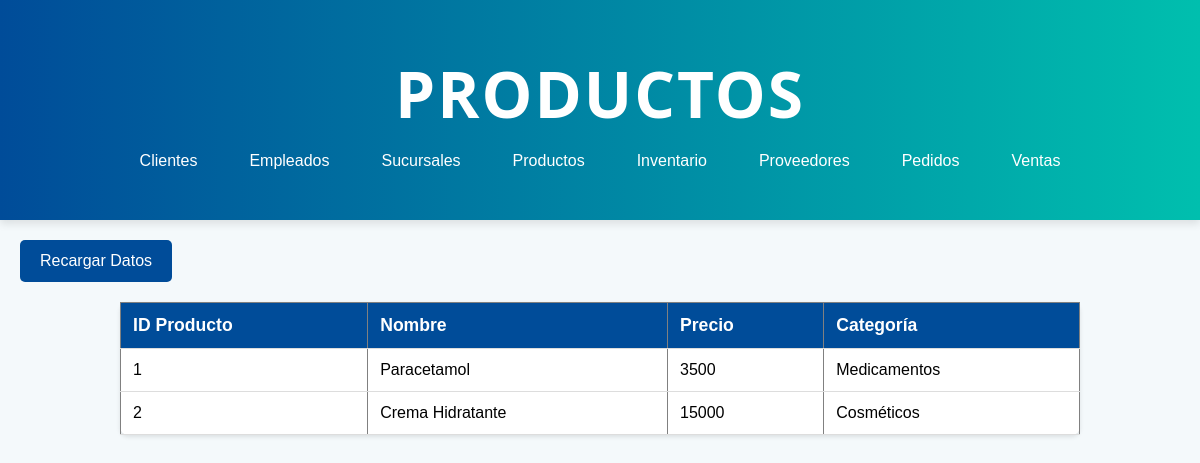
Page /producto.php on the earlier database version.
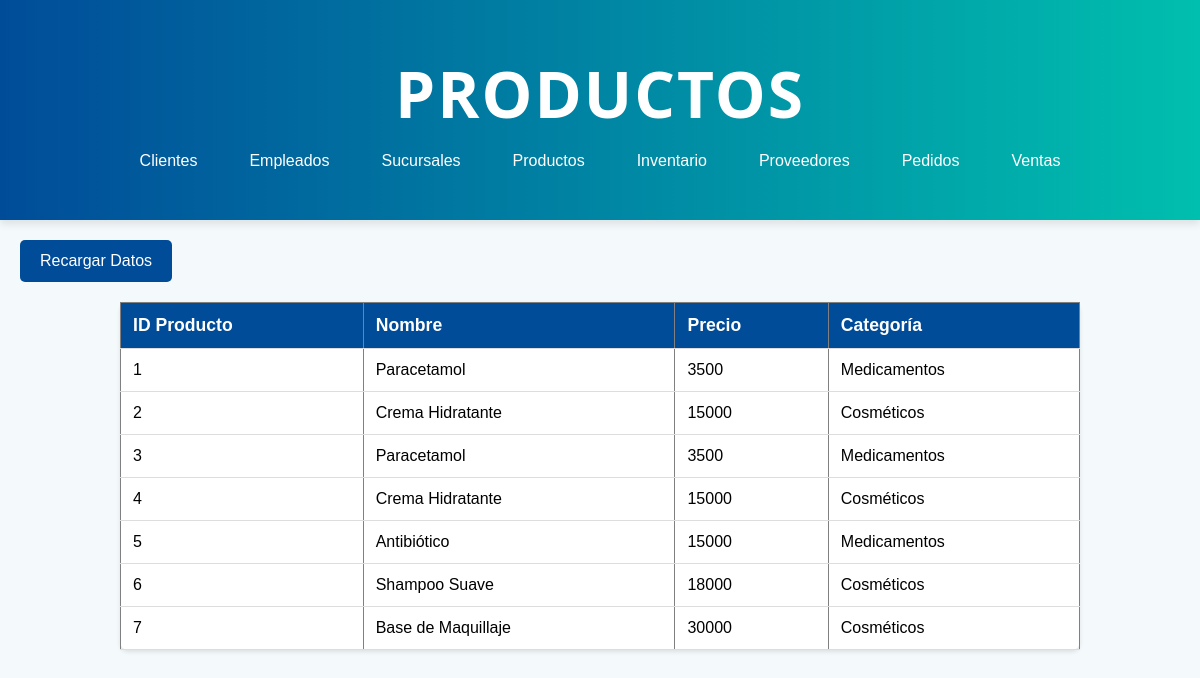
Same page on the later database version.
### tables this page shows
CREATE TABLE `producto` (
  `idProducto` int(11) NOT NULL,
  `nombre` varchar(255) NOT NULL,
  `precio` double NOT NULL,
  `categoriaProducto` int(11) NOT NULL,
  `imagen` text NOT NULL
);

CREATE TABLE `categoriaproducto` (
  `idCategoria` int(11) NOT NULL,
  `nombre` varchar(100) NOT NULL,
  `estado` enum('ACTIVO','INACTIVO') DEFAULT 'ACTIVO',
  `descripcion` text DEFAULT NULL
);

### producto.php (the view, shortened to what this page needs)
<!DOCTYPE html>
<html lang="es">
<head>
    <link rel="stylesheet" href="css/stylesListas.css">
</head>
<body>
    <header class="header">
        <h1>Productos</h1>
        <nav>
            <ul>
                <li><a href="cliente.php">Clientes</a></li>
                <li><a href="empleado.php">Empleados</a></li>
                <li><a href="sucursal.php">Sucursales</a></li>
                <li><a href="producto.php">Productos</a></li>
                <li><a href="inventario.php">Inventario</a></li>
                <li><a href="proveedor.php">Proveedores</a></li>
                <li><a href="pedido.php">Pedidos</a></li>
                <li><a href="venta.php">Ventas</a></li>
            </ul>
        </nav>
    </header>
    <button onclick="window.location.reload()">Recargar Datos</button>
    <table border="1">
        <thead>
            <tr>
                <th>ID Producto</th>
                <th>Nombre</th>
                <th>Precio</th>
                <th>Categoría</th>
            </tr>
        </thead>
        <tbody id="datosProducto">
            <?php
            $host = 'localhost';
            $usuario = 'root';
            $contrasena = '';
            $base_de_datos = 'drogueriasconfe';
            $conn = new mysqli($host, $usuario, $contrasena, $base_de_datos);
            $sql = "SELECT p.idProducto, p.nombre, p.precio, c.nombre AS categoria
                    FROM producto p
                    JOIN categoriaProducto c ON p.categoriaProducto = c.idCategoria";
            $resultado = $conn->query($sql);
            if ($resultado->num_rows > 0) {
                while($row = $resultado->fetch_assoc()) {
                    echo "<tr>";
                    echo "<td>" . $row["idProducto"] . "</td>";
                    echo "<td>" . $row["nombre"] . "</td>";
                    echo "<td>" . $row["precio"] . "</td>";
                    echo "<td>" . $row["categoria"] . "</td>";
                    echo "</tr>";
                }
            } else {
                echo "<tr><td colspan='4'>No se encontraron productos</td></tr>";
            }
            ?>
        </tbody>
    </table>
</body>
</html>

### css/stylesListas.css (style rules this page uses)
* { box-sizing: border-box; margin: 0; padding: 0; }
body { font-family: Arial, sans-serif; background-color: #f4f9fb; }
header { background: linear-gradient(to right, #004c99, #00bfae); color: white; text-align: center; padding: 50px 20px; box-shadow: 0 4px 8px rgba(0, 0, 0, 0.1); }
header h1 { font-size: 4em; font-family: 'Segoe UI', Tahoma, Geneva, Verdana, sans-serif; font-weight: 700; margin-bottom: 15px; letter-spacing: 2px; text-transform: uppercase; }
nav ul { display: flex; justify-content: center; list-style: none; }
nav ul li { margin: 0 10px; }
nav ul li a { color: #fff; text-decoration: none; padding: 0.5rem 1rem; border-radius: 5px; transition: background-color 0.3s ease; }
table { width: 80%; margin: 20px auto; border-collapse: collapse; background-color: white; box-shadow: 0 2px 4px rgba(0, 0, 0, 0.1); border-radius: 8px; }
th, td { padding: 12px; text-align: left; border-bottom: 1px solid #ddd; }
th { background-color: #004c99; color: white; font-size: 1.1em; }
button { background-color: #004c99; color: white; padding: 12px 20px; border: none; border-radius: 5px; font-size: 1em; cursor: pointer; transition: background-color 0.3s ease; margin-top: 20px; margin-left: 20px; }

Differences in the rows shown:
added producto: idProducto "3", nombre "Paracetamol", precio "3500", categoriaProducto.nombre "Medicamentos"
added producto: idProducto "4", nombre "Crema Hidratante", precio "15000", categoriaProducto.nombre "Cosméticos"
added producto: idProducto "5", nombre "Antibiótico", precio "15000", categoriaProducto.nombre "Medicamentos"
added producto: idProducto "6", nombre "Shampoo Suave", precio "18000", categoriaProducto.nombre "Cosméticos"
added producto: idProducto "7", nombre "Base de Maquillaje", precio "30000", categoriaProducto.nombre "Cosméticos"
